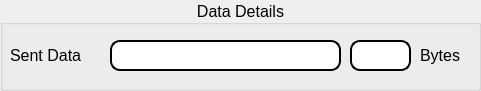
     <widget class="QGroupBox" name="groupBox_data">
      <property name="enabled">
       <bool>true</bool>
      </property>
      <property name="geometry">
       <rect>
        <x>250</x>
        <y>0</y>
        <width>481</width>
        <height>91</height>
       </rect>
      </property>
      <property name="maximumSize">
       <size>
        <width>16777210</width>
        <height>16777210</height>
       </size>
      </property>
      <property name="font">
       <font>
        <pointsize>12</pointsize>
        <weight>50</weight>
        <bold>false</bold>
       </font>
      </property>
      <property name="layoutDirection">
       <enum>Qt::LeftToRight</enum>
      </property>
      <property name="title">
       <string>Data Details</string>
      </property>
      <property name="alignment">
       <set>Qt::AlignCenter</set>
      </property>
      <property name="flat">
       <bool>false</bool>
      </property>
      <property name="checkable">
       <bool>false</bool>
      </property>
      <widget class="QLineEdit" name="lineEdit_sent_data">
       <property name="geometry">
        <rect>
         <x>110</x>
         <y>40</y>
         <width>231</width>
         <height>31</height>
        </rect>
       </property>
       <property name="font">
        <font>
         <pointsize>12</pointsize>
        </font>
       </property>
       <property name="styleSheet">
        <string notr="true">QLineEdit{
border: 2px solid rgb(0, 0, 0);
border-radius: 10px;
}</string>
       </property>
       <property name="text">
        <string/>
       </property>
       <property name="readOnly">
        <bool>true</bool>
       </property>
       <property name="placeholderText">
        <string/>
       </property>
      </widget>
      <widget class="QLabel" name="label_37">
       <property name="geometry">
        <rect>
         <x>10</x>
         <y>40</y>
         <width>101</width>
         <height>31</height>
        </rect>
       </property>
       <property name="font">
        <font>
         <pointsize>12</pointsize>
        </font>
       </property>
       <property name="text">
        <string>&lt;html&gt;&lt;head/&gt;&lt;body&gt;&lt;p&gt;Sent Data&lt;/p&gt;&lt;/body&gt;&lt;/html&gt;</string>
       </property>
      </widget>
      <widget class="QLineEdit" name="lineEdit_sent_length">
       <property name="geometry">
        <rect>
         <x>350</x>
         <y>40</y>
         <width>61</width>
         <height>31</height>
        </rect>
       </property>
       <property name="font">
        <font>
         <pointsize>12</pointsize>
        </font>
       </property>
       <property name="styleSheet">
        <string notr="true">QLineEdit{
border: 2px solid rgb(0, 0, 0);
border-radius: 10px;
}</string>
       </property>
       <property name="text">
        <string/>
       </property>
       <property name="readOnly">
        <bool>true</bool>
       </property>
       <property name="placeholderText">
        <string/>
       </property>
      </widget>
      <widget class="QLabel" name="label_50">
       <property name="geometry">
        <rect>
         <x>420</x>
         <y>40</y>
         <width>51</width>
         <height>31</height>
        </rect>
       </property>
       <property name="font">
        <font>
         <pointsize>12</pointsize>
        </font>
       </property>
       <property name="text">
        <string>&lt;html&gt;&lt;head/&gt;&lt;body&gt;&lt;p&gt;Bytes&lt;/p&gt;&lt;/body&gt;&lt;/html&gt;</string>
       </property>
      </widget>
     </widget>
